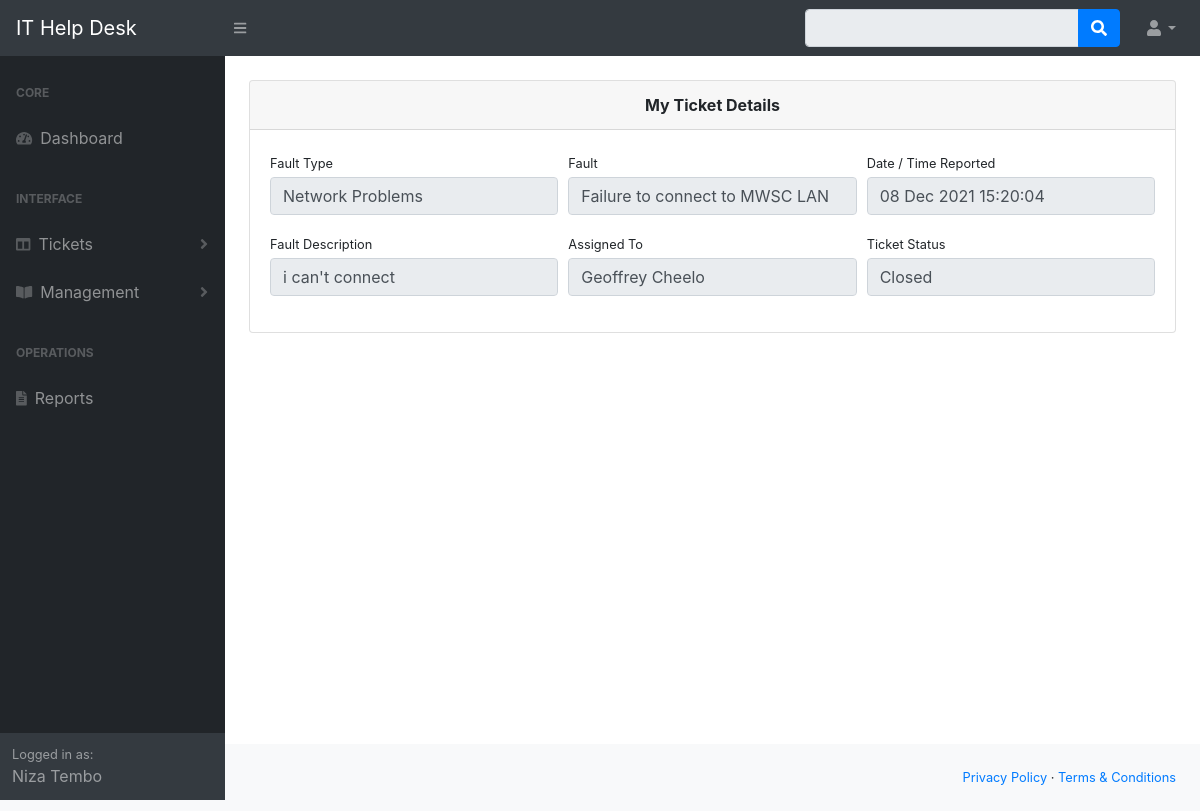
Page /admin/dist/view_closed.php?id=1 (signed in) on the committed database.
### tables this page shows
CREATE TABLE `tickets` (
  `ticket_id` int(11) NOT NULL,
  `ticket_type_id` int(11) NOT NULL,
  `user_id` int(11) NOT NULL,
  `fault_time` varchar(50) DEFAULT NULL,
  `ticket_desc` text NOT NULL,
  `ticket_status` tinytext DEFAULT NULL,
  `date_closed` varchar(254) DEFAULT NULL,
  `ticket_no` varchar(254) NOT NULL,
  `action` varchar(254) DEFAULT NULL
);

CREATE TABLE `ticket_type` (
  `ticket_type_id` int(11) NOT NULL,
  `staff_id` int(11) NOT NULL,
  `ticket_type` varchar(100) DEFAULT NULL,
  `problem_desc` varchar(100) DEFAULT NULL,
  `ticket_sla` varchar(254) NOT NULL
);

CREATE TABLE `it_staff` (
  `staff_id` int(11) NOT NULL,
  `man_no` varchar(30) NOT NULL,
  `full_name` text NOT NULL,
  `email_address` varchar(100) NOT NULL,
  `department` text DEFAULT NULL,
  `job_title` text DEFAULT NULL,
  `role` text NOT NULL,
  `usr_password` varchar(254) NOT NULL
);

### admin/dist/includes/admin_model.php (called while the page is built, shortened)
<?php
class admin_model
{
    public function getTicket($id)
    {
        $db = new DBconnection();
        $dbConn = $db->getConnection();
        $sql = "SELECT users.full_name as username, ticket_type.staff_id, it_staff.full_name as staff,
        users.department, users.job_title, tickets.user_id, users.job_title,tickets.ticket_desc,
        tickets.ticket_status, ticket_type.ticket_type, ticket_type.problem_desc,
        tickets.fault_time, ticket_type.ticket_sla, tickets.ticket_no FROM tickets
        INNER JOIN ticket_type ON ticket_type.ticket_type_id = tickets.ticket_type_id
        INNER JOIN users ON users.user_id = tickets.user_id
        INNER JOIN it_staff ON it_staff.staff_id = ticket_type.staff_id
        WHERE tickets.ticket_id='$id'";
        return $dbConn->query($sql);
    }
}

### admin/dist/view_closed.php (the view, shortened to what this page needs)
<?php
include "includes/header.php";
include "includes/navbar.php";
include "includes/admin_model.php";
$view = new admin_model();
$id = $_GET['id'];
$data = $view->getTicket($id);
$ticket = $data->fetch(PDO::FETCH_ASSOC);
?>
<div id="layoutSidenav_content">
             <main>
             <div class="container-fluid">
                        <br>
                        <div class="card mb-4">
                        <div class="card-header" style="text-align: center;">
                               <b>My Ticket Details</b>
                    </div>
                <div class="card-body">
                <form method='POST' class='form-horizontal'>
                    <div class="form-row">
                        <div class="col-md-4">
                                <div class="form-group">
                                    <label class="small mb-1" for="date_time">Fault Type</label>
                                    <input class="form-control" value="<?=$ticket['ticket_type'];?>" name="fault_type"  type="text" disabled>
                                </div>
                            </div>
                            <div class="col-md-4">
                                <div class="form-group">
                                    <label class="small mb-1" for="email">Fault</label>
                                    <input class="form-control" value="<?=$ticket['problem_desc']?>" name="fault" id="fault" type="text" disabled>
                                </div>
                            </div>
                            <div class="col-md-4">
                                <div class="form-group">
                                    <label class="small mb-1" for="date_time">Date / Time Reported</label>
                                    <input class="form-control" value="<?=$ticket['fault_time'];?>" name="date_time" id="date_time" type="text" disabled>
                                </div>
                            </div>
                    </div>
                    <div class="form-row">
                            <div class="col-md-4">
                                <div class="form-group">
                                    <label class="small mb-1" for="desc">Fault Description</label>
                                    <input class="form-control" value="<?=$ticket['ticket_desc'];?>" id="desc" name="desc"   placeholder="Description" type="text" disabled>
                                </div>
                            </div>
                            <div class="col-md-4">
                                <div class="form-group">
                                    <label class="small mb-1" for="date_time">Assigned To</label>
                                    <input class="form-control" value="<?=$ticket['staff'];?>" name="it_staff" type="text" disabled>
                                </div>
                            </div>
                            <div class="col-md-4">
                                <div class="form-group">
                                    <label class="small mb-1" for="title">Ticket Status</label>
                                    <input class="form-control" value="<?=$ticket['ticket_status'];?>" name="status" id="status" type="text" disabled>
                                 </div>
                            </div>
                        </div>
                      </form>
                    </div>
                </div>
             </div>
             </div>
             </div>
<?php
    include 'includes/footer.php';
?>

### rows in the picture
tickets: fault_type "Network Problems", fault "Failure to connect to MWSC LAN", date_time "08 Dec 2021 15:20:04", desc "i can't connect", it_staff "Geoffrey Cheelo", status "Closed"

### other values in the picture
$_SESSION['name'] "Niza Tembo"
